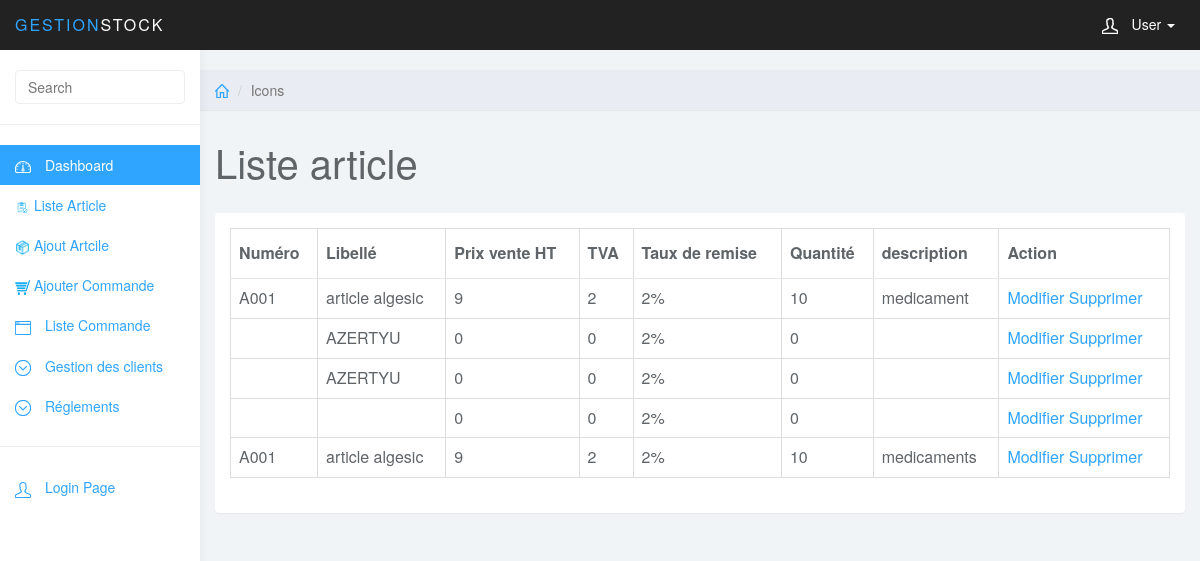
Screenshot of /index.controller.php?action=liste&controller=article with the database file from the repository.
### tables this page shows
CREATE TABLE `article` (
  `id` int(11) NOT NULL,
  `lib_article` text NOT NULL,
  `prix_HT` float NOT NULL,
  `TVA` float NOT NULL,
  `qte_article` int(11) NOT NULL,
  `photo_article` varchar(50) NOT NULL,
  `description_article` varchar(300) NOT NULL,
  `num_article` varchar(10) NOT NULL,
  `id_remise` int(10) NOT NULL,
  `id_cat` int(10) NOT NULL
);

### models/article.class.php (called while the page is built, shortened)
<?php
class Article
{
	public function liste($cnx)
	{
		$query = 'SELECT * FROM article';
		$tab=$cnx->query($query)->fetchAll(PDO::FETCH_OBJ);
		return $tab;
	}
}
?>

### views/article/article_liste.php (the view, shortened to what this page needs)
<?php include('include/header.php') ?>
	<div class="col-sm-9 col-sm-offset-3 col-lg-10 col-lg-offset-2 main">
		<div class="row">
			<ol class="breadcrumb">
				<li><a href="index.php"><svg class="glyph stroked home"><use xlink:href="#stroked-home"></use></svg></a></li>
				<li class="active">Icons</li>
			</ol>
		</div>
		<div class="row">
			<div class="col-lg-12">
				<h1 class="page-header">Liste article</h1>
			</div>
		</div>
<form action="article.controller.php" method="post" enctype="multipart/form-data">
		<div class="row">
			<div class="col-lg-12">
				<div class="panel panel-default">
					<div class="panel-body">
						<table class="table table-bordered" data-toggle="tablee"   data-show-refresh="true" data-show-toggle="true" data-show-columns="true" data-search="true"  data-pagination="true" data-sort-name="name" data-sort-order="desc">
						    <thead>
						    <tr>
						        <th data-field="num" data-checkbox="true" >Numéro</th>
						        <th data-field="lib" data-sortable="true">Libellé</th>
						        <th data-field="pHT"  data-sortable="true">Prix vente HT</th>
								<th data-field="TVA"  data-sortable="true">TVA</th>
								<th data-field="tRemise" data-sortable="true">Taux de remise</th>
						        <th data-field="qte" data-sortable="true">Quantité</th>
								<th data-field="description" data-sortable="true">description</th>
								<th data-field="action" data-sortable="true">Action</th>
						    </tr>
							</thead>
							<?php
							foreach($res as $article){
							?>
							<tr>
							<td><?php echo $article->num_article; ?></td>
							<td> <?php echo $article->lib_article; ?></td>
							<td><?php echo $article->prix_HT; ?></td>
							<td><?php echo $article->TVA; ?></td>
							<td><?php echo "2%"; ?></td>
							<td><?php echo $article->qte_article; ?></td>
							<td><?php echo $article->description_article; ?></td>
							<td>
							<a href="index.controller.php?controller=article&action=showEdit&id=<?php echo $article->id; ?>">Modifier</a>
							<a href="index.controller.php?controller=article&action=supp&id=<?php echo $article->id; ?>">Supprimer</a>
							</td>
							</tr>
							<?php } ?>
						</table>
					</div>
				</div>
			</div>
		</div>
							</form>
	</div>

### css/styles.css (style rules this page uses)
body { background: #f1f4f7; padding-top: 50px; color: #5f6468; }
a, a:hover, a:focus { color: #30a5ff; }
h1, h2, h3, h4, h5, h6 { color: #5f6468; }
h1 { font-weight: 300; font-size: 40px; }
.panel { border: 0; }
.breadcrumb { border-radius: 0; padding: 10px 15px; background: #e9ecf2; box-shadow: 0 1px 1px rgba(0, 0, 0, .05); margin: 0 ; }
h1.page-header { margin-top: 30px; border-bottom: 0; }
.table { background: #fff; }
.table>thead>tr>th { border-bottom: 1px solid #e6e7e8; vertical-align: middle; height: 50px; }
.breadcrumb .glyph { height: 14px; width: 14px; margin: -2px 0 0 0; stroke-width: 4px; }

### rows the page displays
article: num_article "A001", lib_article "article algesic", prix_HT "9", TVA "2", qte_article "10", description_article "medicament"
article: lib_article "AZERTYU", prix_HT "0", TVA "0", qte_article "0"
article: lib_article "AZERTYU", prix_HT "0", TVA "0", qte_article "0"
article: prix_HT "0", TVA "0", qte_article "0"
article: num_article "A001", lib_article "article algesic", prix_HT "9", TVA "2", qte_article "10", description_article "medicaments"
